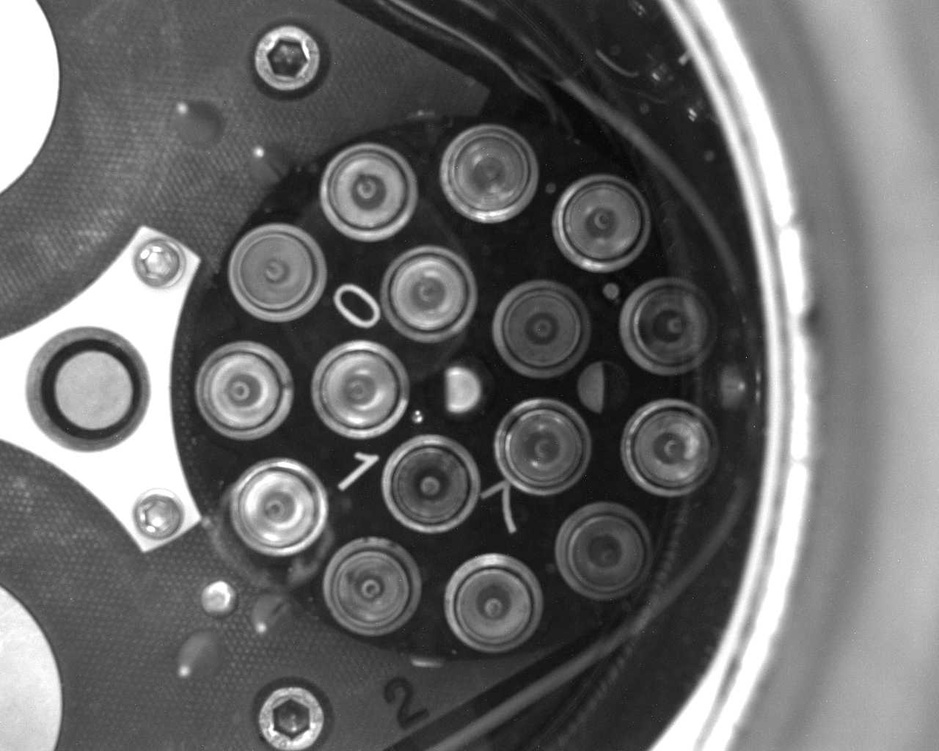
#> input picture var/model_data/No_LN_Images/puck_C_001_dewarEmpty_AllGoodSpineCaps.jpg, 939 x 751 px, shrunk from 1280 x 1024 before the run
$ python thresholding_image.py ../var/model_data/No_LN_Images/puck_C_001_dewarEmpty_AllGoodSpineCaps.jpg
#> lines starting #> are read from the running program, lines starting #| are printed output that depends on the picture; after the words box and inside, x2 and y2 are one past the last pixel; in counts of white or black regions, pixels touching at a corner belong together
#!/usr/bin/env python3
import cv2
import sys
import numpy as np

image = cv2.imread(sys.argv[1], 1)
#> image is the input picture: shape (751, 939, 3); min 4, max 255, mean 105.2
clahe = cv2.createCLAHE(clipLimit=2.0, tileGridSize=(8, 8))
b = clahe.apply(image[:, :, 0])
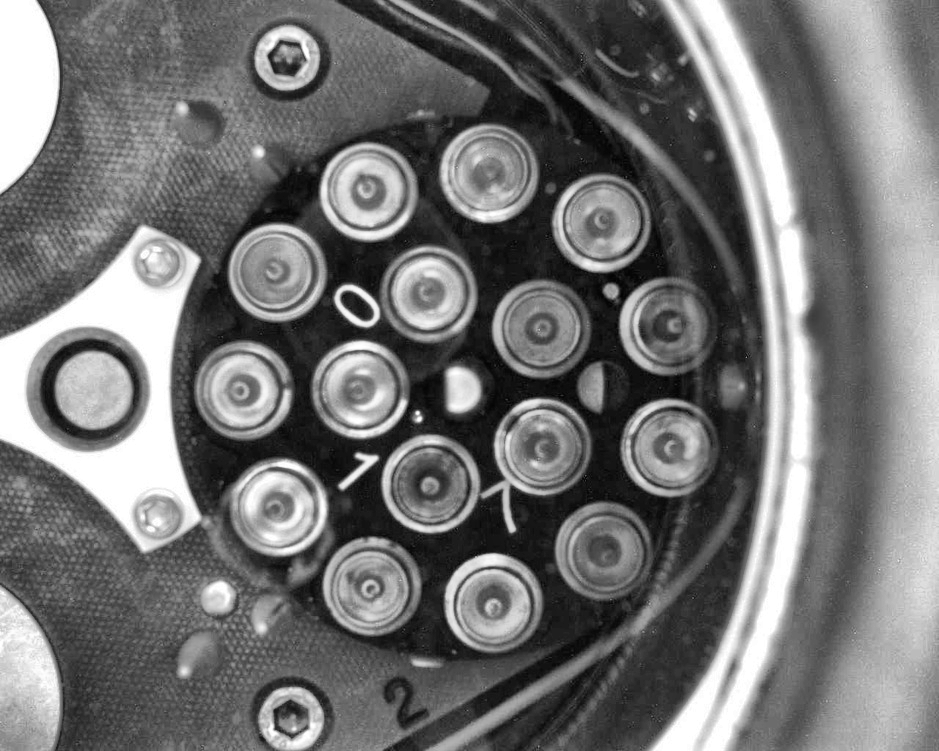
#> b: shape (751, 939); min 2, max 255, mean 114
g = clahe.apply(image[:, :, 1])
r = clahe.apply(image[:, :, 2])
equalized = np.dstack((b, g, r))
cv2.imwrite(sys.argv[1], equalized)

img = cv2.imread(sys.argv[1], 0)
#> img: shape (751, 939); min 0, max 255, mean 114
img = cv2.medianBlur(img, 9)
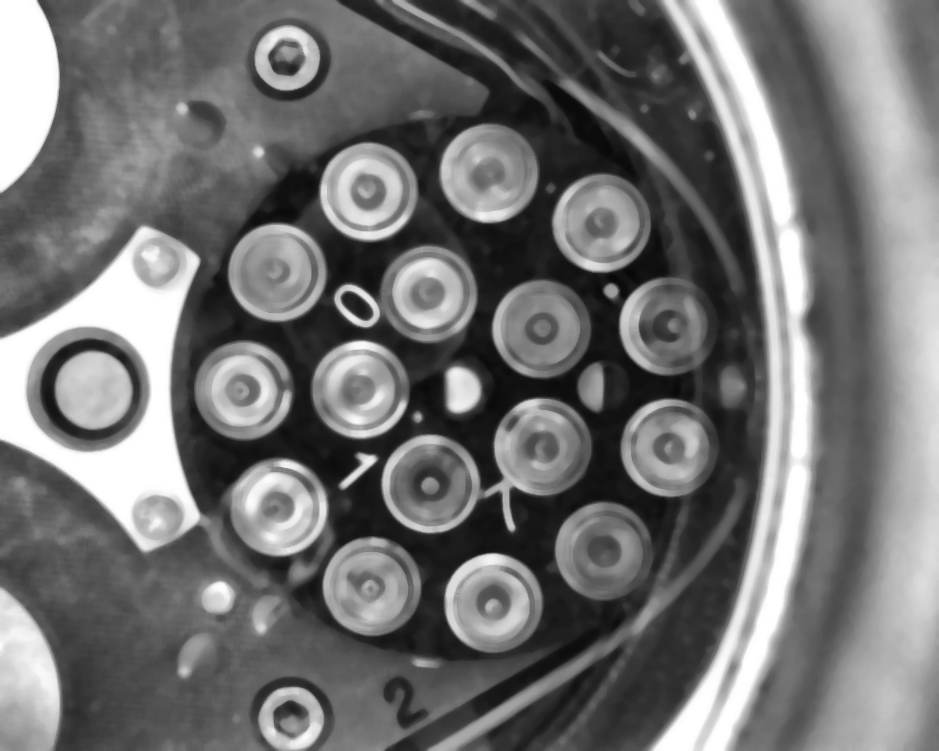
#> img: shape (751, 939); min 7, max 255, mean 113.8
img = cv2.dilate(img, (7, 7), iterations=1)
# img = cv2.bilateralFilter(img, 3, 75, 75)
img = cv2.adaptiveThreshold(img, 250, cv2.ADAPTIVE_THRESH_MEAN_C,
                            cv2.THRESH_BINARY, 13, 1)
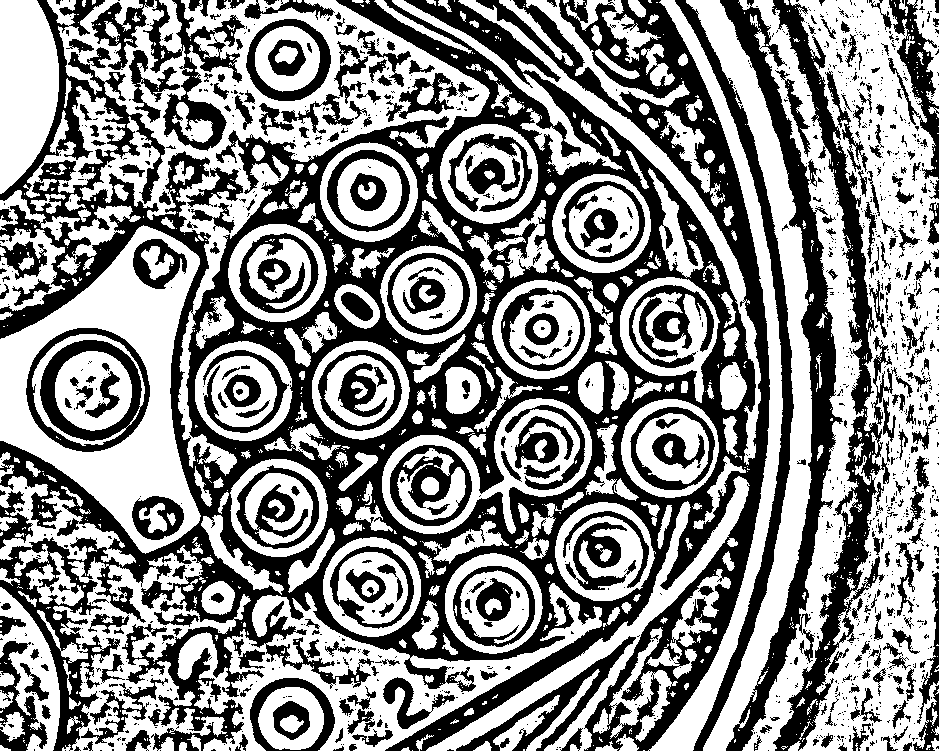
#> img: shape (751, 939); values 0 (black) and 250 (white), 54.8% white; 1452 black regions (1123 under 20 px), largest, box (x1, y1, x2, y2) and area: (0, 0, 770, 751) 172796, (772, 0, 897, 751) 15285, (720, 0, 843, 751) 14631
cv2.imwrite(sys.argv[1], img)

$ run again, on var/model_data/No_LN_Images/puck_C_008_noLN2_partiallyEmptyCaps.jpg
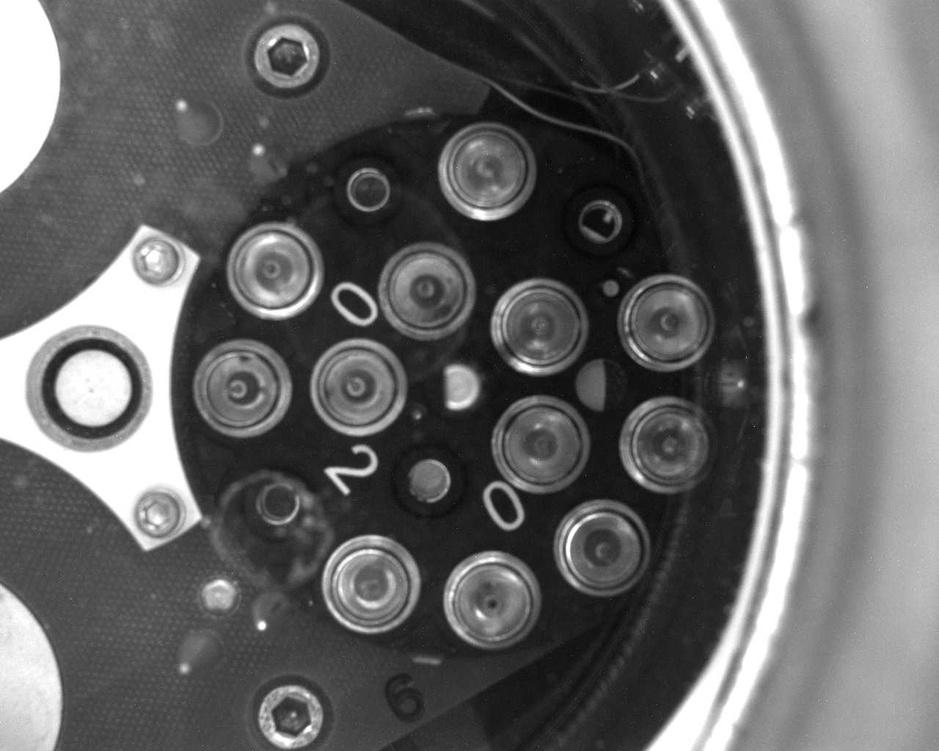
#> input picture var/model_data/No_LN_Images/puck_C_008_noLN2_partiallyEmptyCaps.jpg, 939 x 751 px, shrunk from 1280 x 1024 before the run
#> image is the input picture: shape (751, 939, 3); min 0, max 255, mean 100.6
#> `b = clahe.apply(image[:, :, 0])`:
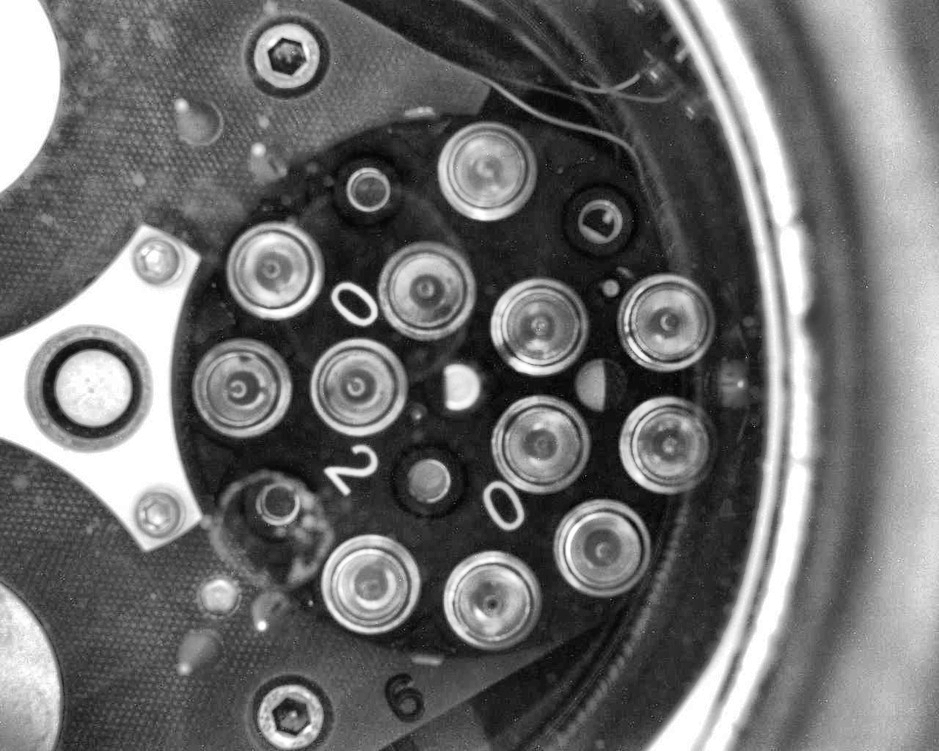
#> b: shape (751, 939); min 1, max 255, mean 109.1
#> `img = cv2.adaptiveThreshold(img, 250, cv2.ADAPTIVE_THRESH_MEAN_C, cv2...`:
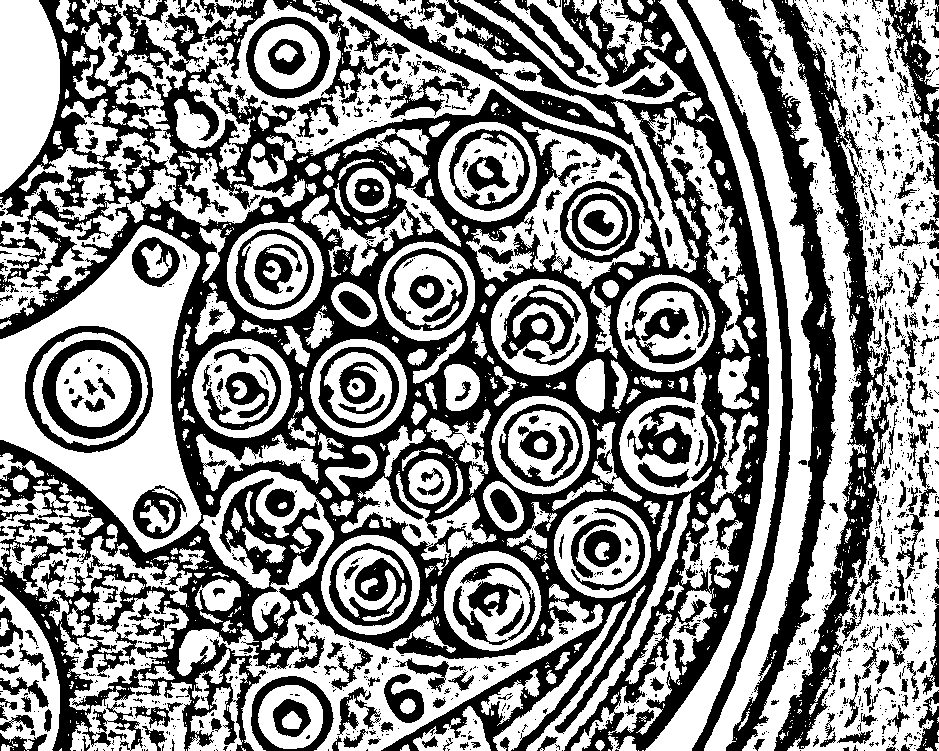
#> img: shape (751, 939); values 0 (black) and 250 (white), 55.2% white; 1591 black regions (1248 under 20 px), largest, box (x1, y1, x2, y2) and area: (0, 0, 769, 751) 183010, (771, 0, 898, 751) 16884, (719, 0, 837, 751) 15190

$ run again, on var/model_data/No_LN_Images/puck_C_009_noLN2_EmptyPucks.jpg
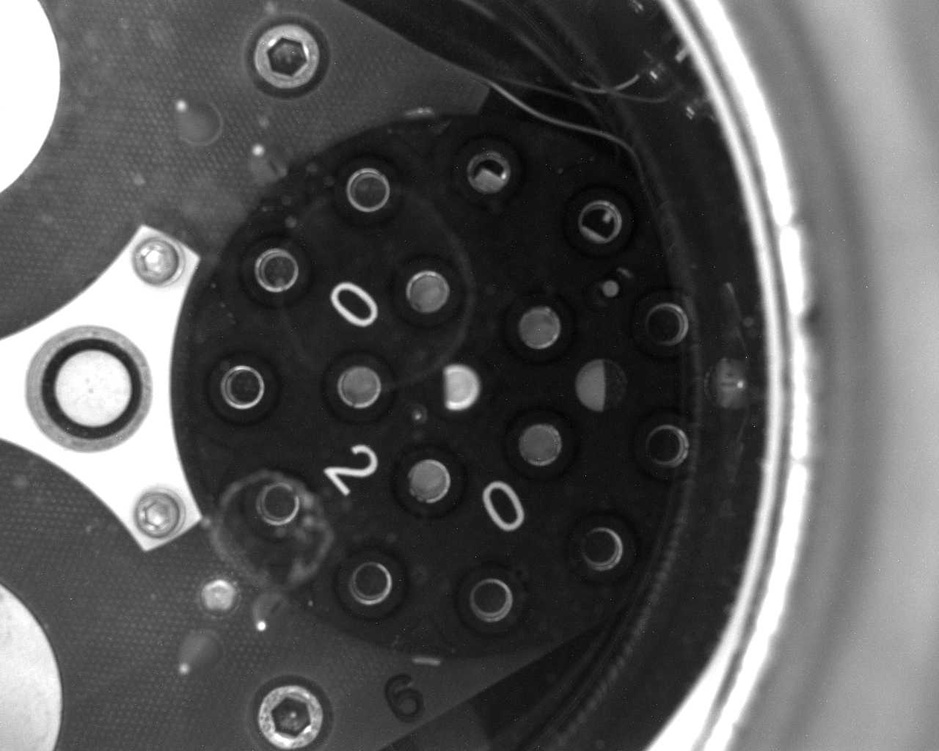
#> input picture var/model_data/No_LN_Images/puck_C_009_noLN2_EmptyPucks.jpg, 939 x 751 px, shrunk from 1280 x 1024 before the run
#> image is the input picture: shape (751, 939, 3); min 1, max 255, mean 88.9
#> `b = clahe.apply(image[:, :, 0])`:
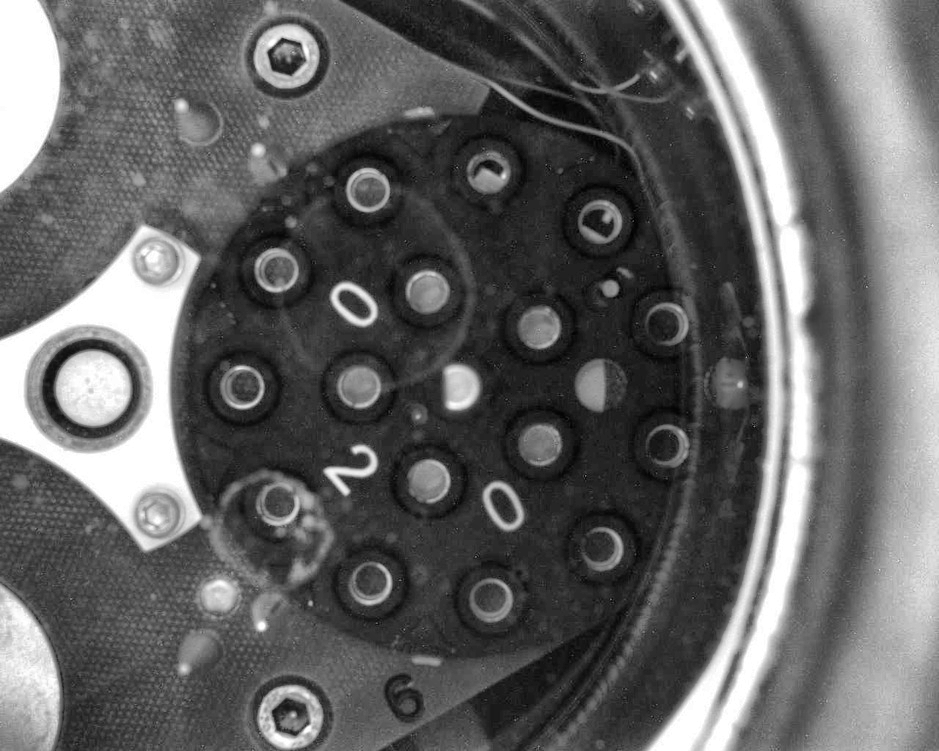
#> b: shape (751, 939); min 1, max 255, mean 98.8
#> `img = cv2.adaptiveThreshold(img, 250, cv2.ADAPTIVE_THRESH_MEAN_C, cv2...`:
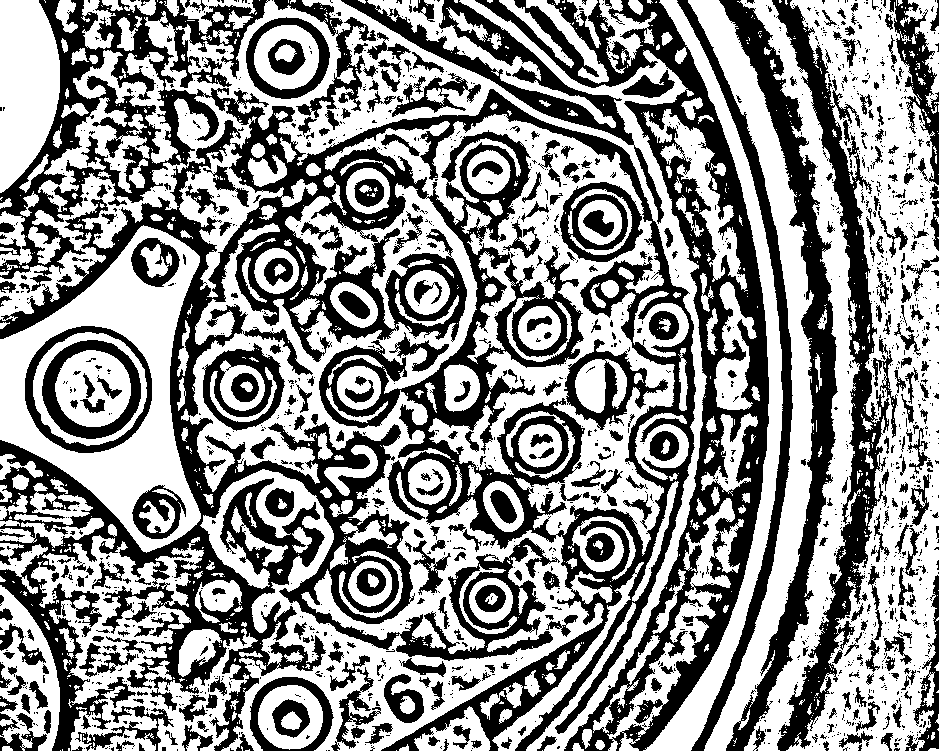
#> img: shape (751, 939); values 0 (black) and 250 (white), 56.3% white; 1726 black regions (1347 under 20 px), largest, box (x1, y1, x2, y2) and area: (0, 0, 696, 751) 144933, (475, 0, 769, 751) 36485, (772, 0, 890, 751) 16283

$ run again, on var/model_data/No_LN_Images/puck_C_bentPins_silverCaps_noLN2.jpg
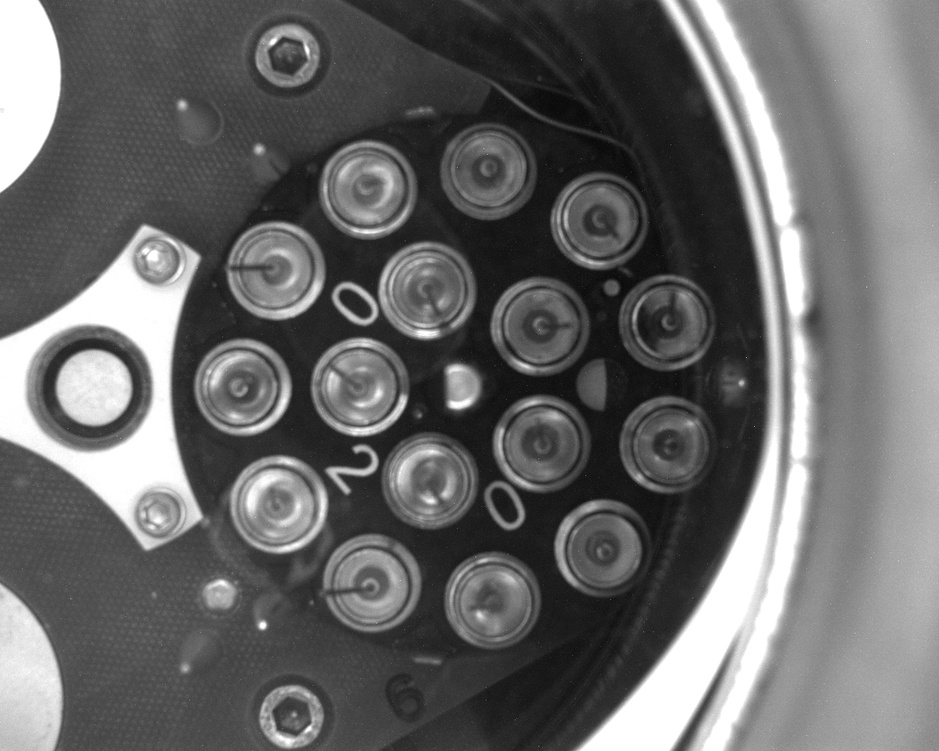
#> input picture var/model_data/No_LN_Images/puck_C_bentPins_silverCaps_noLN2.jpg, 939 x 751 px, shrunk from 1280 x 1024 before the run
#> image is the input picture: shape (751, 939, 3); min 4, max 255, mean 103.7
#> `b = clahe.apply(image[:, :, 0])`:
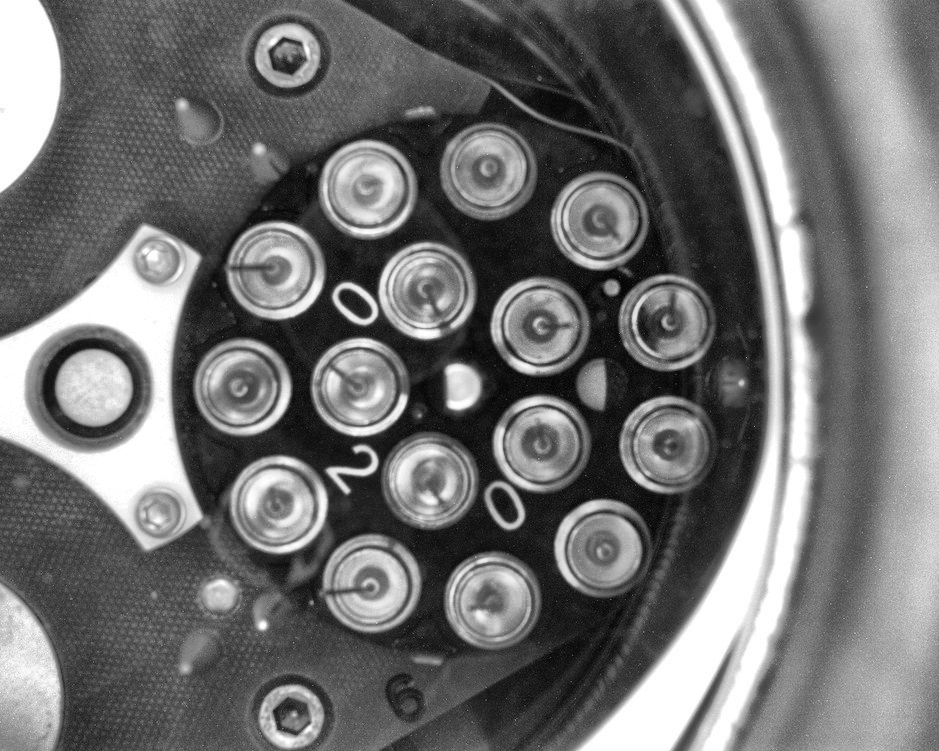
#> b: shape (751, 939); min 3, max 255, mean 112.1
#> `img = cv2.adaptiveThreshold(img, 250, cv2.ADAPTIVE_THRESH_MEAN_C, cv2...`:
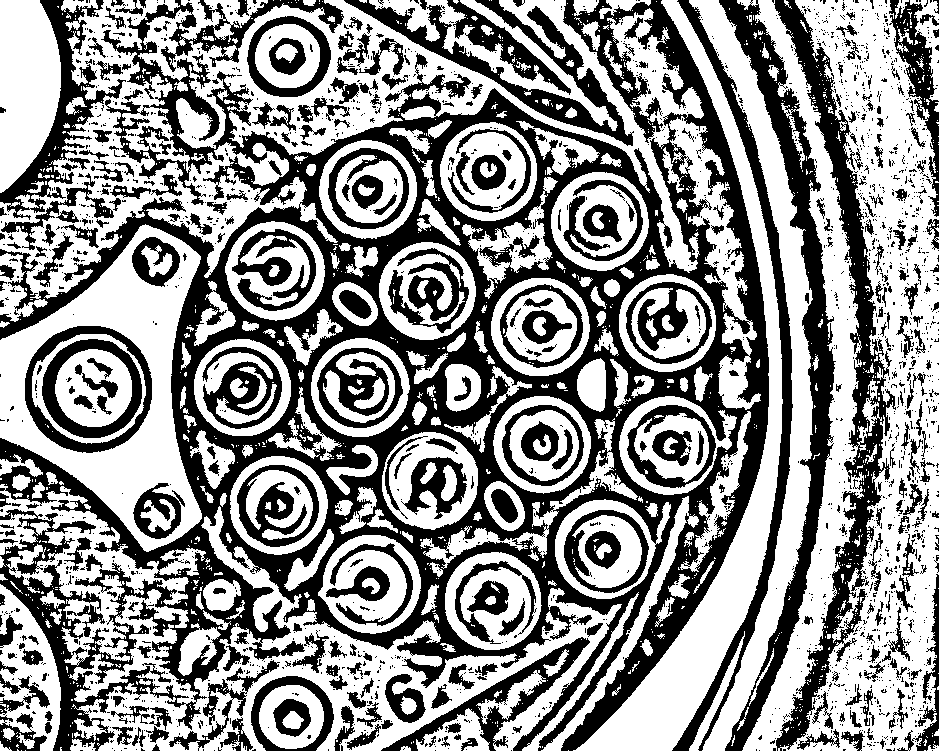
#> img: shape (751, 939); values 0 (black) and 250 (white), 56.5% white; 2167 black regions (1820 under 20 px), largest, box (x1, y1, x2, y2) and area: (0, 0, 769, 751) 150684, (774, 0, 896, 751) 15650, (719, 0, 836, 751) 14927
